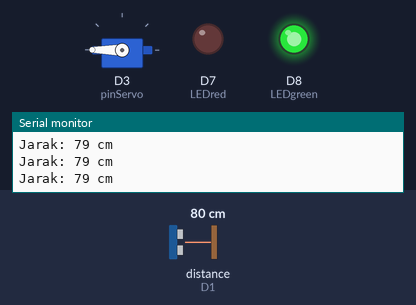
This program was run on a simulated ESP8266 (NodeMCU). On the bench: servo, output pins drawn as LEDs (lit = HIGH), the last lines printed to the serial monitor. Wiring (inferred from the names in the program): ultrasonic range finder: trigger D2; echo D1. The test bench sets the inputs (shaded band); at power-on: distance to the obstacle (sensor on D1) 80 cm. The echo pulse lasts 58.3 µs per cm; pins used as bus, display or sensor lines are not drawn.

Above: at 1.4 s.
1.5 s: distance to the obstacle (sensor on D1) set to 147 cm
3.0 s: distance to the obstacle (sensor on D1) set to 155 cm
At 3.7 s:
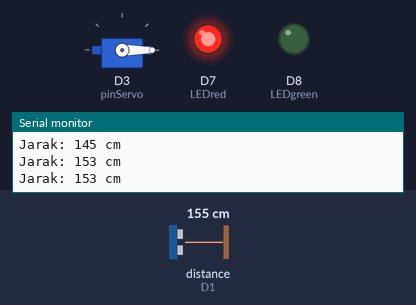
4.5 s: distance to the obstacle (sensor on D1) set to 2 cm
At 5.8 s:
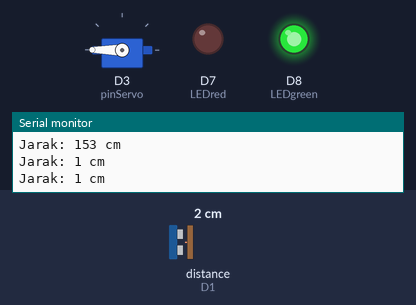
6.3 s: distance to the obstacle (sensor on D1) set to 250 cm
At 7.8 s:
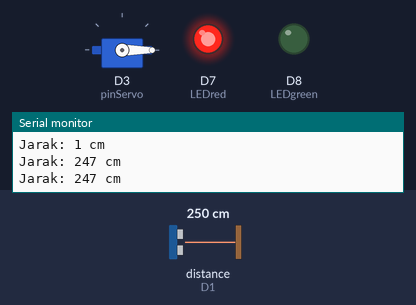
Timing chart, 0 to 9.2 s (numbered marks = the images above; inputs shaded):
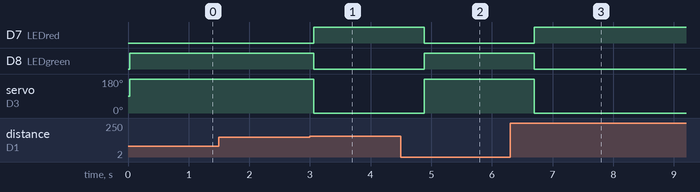

Measured:
- the behaviour switches between 152 and 153 cm on distance to the obstacle (sensor on D1) (found by bisection; images 0 and 1)
- after the input at 3.0 s, D7 (LEDred): LOW → HIGH after 0.06 s; D8 (LEDgreen): HIGH → LOW after 0.06 s; servo on D3 (pinServo): 180° → 0° after 0.06 s
- after the input at 4.5 s, D7 (LEDred): HIGH → LOW after 0.38 s; D8 (LEDgreen): LOW → HIGH after 0.38 s; servo on D3 (pinServo): 0° → 180° after 0.38 s
- after the input at 6.3 s, D7 (LEDred): LOW → HIGH after 0.40 s; D8 (LEDgreen): HIGH → LOW after 0.40 s; servo on D3 (pinServo): 180° → 0° after 0.40 s

The program:

main.cpp
```cpp
#include <Arduino.h>
#include <Servo.h>

// Nama : Muhamad Galih
// NIM : H1D022052
// Mata Kuliah : Pemrograman Sistem Tertanam
// Shift : h

// Pin LED

int LEDred = D7;
int LEDgreen = D8;

// Pin Sensor Ultrasonic

int trigPin = D2;
int echoPin = D1;

// Pin Servo Motor
Servo MyServo;
int pinServo = D3;

// Variabel Sensor Ultrasonic
long durasi;
int jarak;

void setup() {

  // Setup Serial Monitor
  Serial.begin(9600);

  // Setup LED
  pinMode(LEDred, OUTPUT);
  pinMode(LEDgreen, OUTPUT);

  // Serial Monitor Led
  Serial.println("LED Siap digunakan");

  // Setup Sensor Ultrasonic
  pinMode(trigPin, OUTPUT);
  pinMode(echoPin, INPUT);

  // Serial Monitor Ultrasonic
  Serial.println("Ultrasonic Siap digunakan");

  // Setup Servo Motor
  MyServo.attach(pinServo);

  // Serial Monitor Servo
  Serial.println("Servo Motor Siap digunakan");
}

void loop() {
  // Mengirim sinyal trigger ke sensor ultrasonik
  digitalWrite(trigPin, LOW);
  delayMicroseconds(2);

  digitalWrite(trigPin, HIGH);
  delayMicroseconds(10);
  digitalWrite(trigPin, LOW);

  // Membaca durasi pantulan sinyal dari echo
  durasi = pulseIn(echoPin, HIGH);

  // Menghitung jarak (dalam cm)
  jarak = durasi * 0.034 / 2;

  // Menampilkan hasil jarak di Serial Monitor
  Serial.print("Jarak: ");
  Serial.print(jarak);
  Serial.println(" cm");

  if (jarak>0 && jarak<=150) {
    digitalWrite(LEDred, LOW);
    digitalWrite(LEDgreen, HIGH);
    MyServo.write(180);
    delay(500);
  } else {
    digitalWrite(LEDred, HIGH);
    digitalWrite(LEDgreen, LOW);
    MyServo.write(0);
    delay(500);
  }
  delay(100);
}
```
